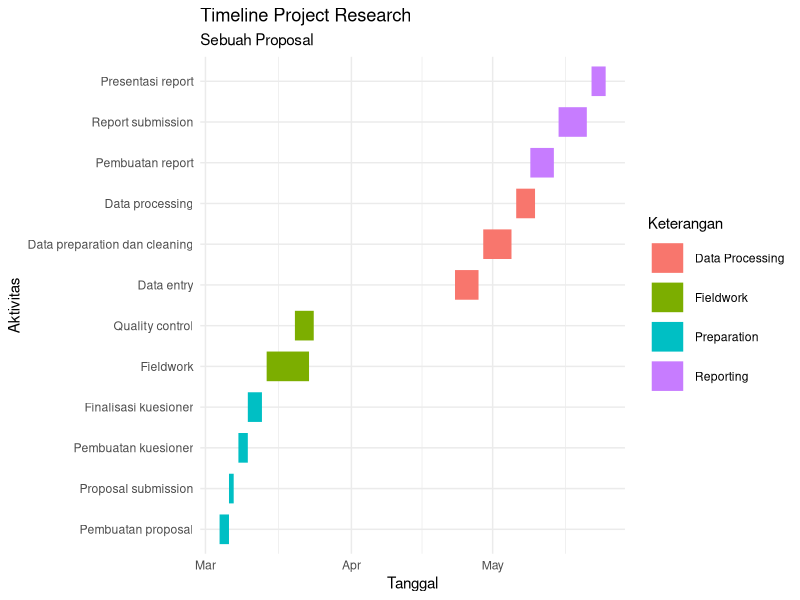

Write R code to recreate this figure.
## ---- chunk 1
knitr::opts_chunk$set(echo = TRUE)
setwd("~/ikanx101.github.io/_posts/ggplot/gant chart")
rm(list=ls())
library(dplyr)
## ---- chunk 2
gant = data.frame(
  activity = c("Pembuatan proposal",
               "Proposal submission",
               "Pembuatan kuesioner",
               "Finalisasi kuesioner",
               "Fieldwork",
               "Quality control",
               "Data entry",
               "Data preparation dan cleaning",
               "Data processing",
               "Pembuatan report",
               "Report submission",
               "Presentasi report"),
  state = c("Preparation",
            "Preparation",
            "Preparation",
            "Preparation",
            "Fieldwork",
            "Fieldwork",
            "Data Processing",
            "Data Processing",
            "Data Processing",
            "Reporting",
            "Reporting",
            "Reporting"),
  start = c("2021-03-04",
            "2021-03-06",
            "2021-03-08",
            "2021-03-10",
            "2021-03-14",
            "2021-03-20",
            "2021-04-23",
            "2021-04-29",
            "2021-05-06",
            "2021-05-09",
            "2021-05-15",
            "2021-05-22"),
  end = c("2021-03-06",
          "2021-03-07",
          "2021-03-10",
          "2021-03-13",
          "2021-03-23",
          "2021-03-24",
          "2021-04-28",
          "2021-05-05",
          "2021-05-10",
          "2021-05-14",
          "2021-05-21",
          "2021-05-25")
)

knitr::kable(gant)
## ---- chunk 3
str(gant)
## ---- chunk 4
gant$activity = factor(gant$activity,levels = gant$activity)
gant$start = as.Date(gant$start,"%Y-%m-%d")
gant$end = as.Date(gant$end,"%Y-%m-%d")
## ---- chunk 5
library(reshape2)

gant_2 = 
  gant %>% 
  melt(id.vars = c("activity","state")) %>% 
  rename(keterangan = variable,
         date = value) 

gant_2
## ---- chunk 6
library(ggplot2)

gant_2 %>% 
  ggplot(aes(date,activity,color = state)) +
  geom_line(aes(group = activity),size = 10) +
  theme_minimal() +
  labs(title = "Timeline Project Research",
       subtitle = "Sebuah Proposal",
       x = "Tanggal",
       y = "Aktivitas",
       color = "Keterangan")
  
